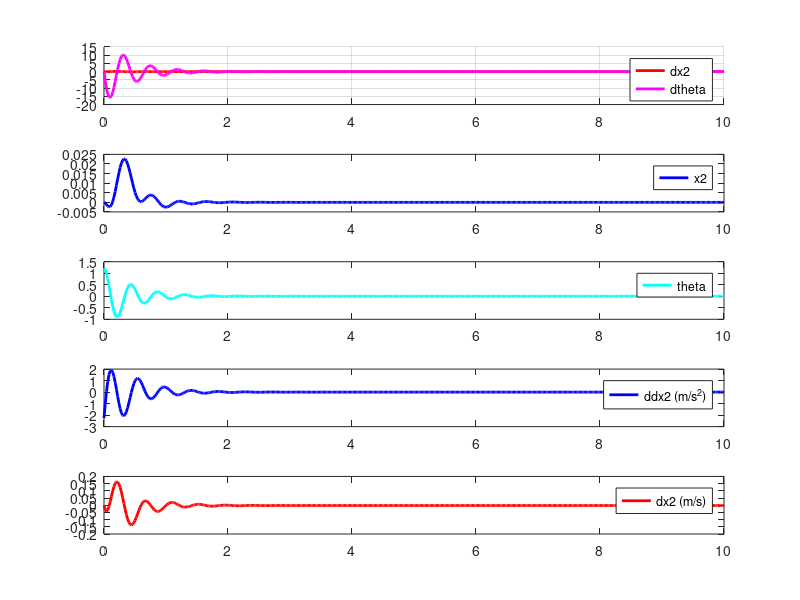

This chart was generated by the following MATLAB code: (Note: this script raises an error after producing the figure.)
clc;
clear;
%% system matrix
l = 1/21; %1/20;
m = 1.0;
c = 0.58;
g = 9.8;

A = [0 1 0 0;
     0 0 0 0;
     0 0 0 1;
     0 0 -g/l -c/m];
B = [0 1 0 1/l]';
C = [1 0 0 0;
     0 0 1 0];

%% check controllability
Uc = ctrb(A,B);
left_rank = length(A) - rank(Uc);
if left_rank > 0
    disp("system2 is uncontrollable");
    disp("controllability matrix : ");
    disp(Uc);
else 
    disp("system2 is controllable");
end
% controllable 하면 stabilizable 하다.
%% check observability
Uo = obsv(A,C);
left_rank = length(A) - rank(Uo);
if left_rank > 0
    disp("system2 is unobservable");
    disp("observability matrix : ");
    disp(Uo);
else 
    disp("system2 is observable");
end
%% Design LQR controller

% inital condition 
X_init = [0 0 70*(pi/180) 0]';
% LQR controller parameter
Q = [1 0;0 0.01];
R = 0.001;
% solve Ricatti equation
[P,L,K] = care(A,B,C'*Q*C,R)
%% simulation
activate_time = 10;
Hz = 50;
t = linspace(0,activate_time,activate_time*Hz);

dt = 1/Hz;
X_packet = zeros(4,activate_time*Hz);
for i = 1:activate_time*Hz
    X_packet(:,i) = expm((A-B*K)*t(i))*X_init;
end
U_packet = -K*X_packet;

% real input(velocity)
V_packet = cumtrapz(t, U_packet);

% desired twist
Vd_zero = zeros(1,activate_time*Hz);
Vd = [Vd_zero; Vd_zero; Vd_zero; Vd_zero; V_packet; Vd_zero]; % wx wy wz vx vy vz
%% calculate cost direct
% method 1
Y_packet = C*X_packet;
cost_1 = 0;
for i = 1:activate_time*Hz  
    cost_1 = cost_1 + (Y_packet(i)*Q*Y_packet(i) + U_packet(i)*R*U_packet(i))*dt;
end
disp("LQR cost calculated by integrate : ");
disp(cost_1);
% method 2
cost_2 = X_init'*P*X_init;
disp("LQR ideal cost:");
disp(cost_2);
%% graph
figure(1);
subplot(511)
grid on;
hold on;
plot(t, X_packet(2,:), 'r','LineWidth',2);
plot(t, X_packet(4,:), 'm','LineWidth',2);
legend('dx2','dtheta');
hold off;
subplot(512);
plot(t, X_packet(1,:), 'b','LineWidth',2);  
legend('x2');
subplot(513)
plot(t, X_packet(3,:), 'c','LineWidth',2);
legend('theta');
subplot(514)
plot(t, U_packet(1,:), 'b','LineWidth',2); 
legend('ddx2 (m/s^2)');
subplot(515)
plot(t, V_packet(1,:), 'r','LineWidth',2); 
legend('dx2 (m/s)');

% make csv
writeU = U_packet(1,:)';
writetheta = X_packet(3,:)'-pi/2;
writetheta_dot = X_packet(4,:)';
write = [writeU writetheta writetheta_dot];
label = ["u(t)" "theta" "theta_dot"];
write = [label;write];
filename = 'test0.csv';
writematrix(write, filename);

% make robot test csv
writeV = V_packet(1,:)';
filename = 'velocity_test.csv';
writematrix(writeV, filename);
 
filename = 'acceleration_test.csv';
writematrix(writeU, filename);
